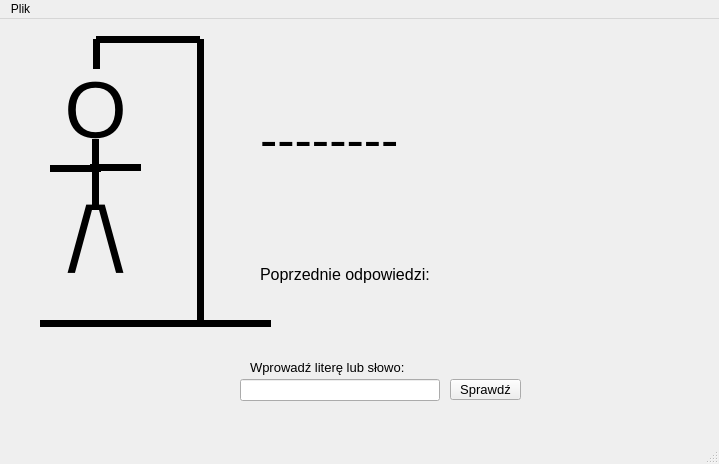
<?xml version="1.0" encoding="UTF-8"?>
<ui version="4.0">
 <class>MainWindow</class>
 <widget class="QMainWindow" name="MainWindow">
  <property name="geometry">
   <rect>
    <x>0</x>
    <y>0</y>
    <width>719</width>
    <height>464</height>
   </rect>
  </property>
  <property name="focusPolicy">
   <enum>Qt::ClickFocus</enum>
  </property>
  <property name="windowTitle">
   <string>Wisielec</string>
  </property>
  <widget class="QWidget" name="centralwidget">
   <widget class="QLabel" name="glowa">
    <property name="geometry">
     <rect>
      <x>60</x>
      <y>50</y>
      <width>71</width>
      <height>81</height>
     </rect>
    </property>
    <property name="font">
     <font>
      <pointsize>60</pointsize>
     </font>
    </property>
    <property name="text">
     <string>O</string>
    </property>
    <property name="alignment">
     <set>Qt::AlignCenter</set>
    </property>
   </widget>
   <widget class="Line" name="tulow">
    <property name="geometry">
     <rect>
      <x>70</x>
      <y>120</y>
      <width>51</width>
      <height>71</height>
     </rect>
    </property>
    <property name="font">
     <font>
      <pointsize>13</pointsize>
     </font>
    </property>
    <property name="frameShadow">
     <enum>QFrame::Plain</enum>
    </property>
    <property name="lineWidth">
     <number>7</number>
    </property>
    <property name="orientation">
     <enum>Qt::Vertical</enum>
    </property>
   </widget>
   <widget class="QLabel" name="lewaNoga">
    <property name="geometry">
     <rect>
      <x>50</x>
      <y>170</y>
      <width>61</width>
      <height>101</height>
     </rect>
    </property>
    <property name="font">
     <font>
      <pointsize>70</pointsize>
     </font>
    </property>
    <property name="text">
     <string>/</string>
    </property>
    <property name="alignment">
     <set>Qt::AlignCenter</set>
    </property>
   </widget>
   <widget class="QLabel" name="prawaNoga">
    <property name="geometry">
     <rect>
      <x>80</x>
      <y>170</y>
      <width>61</width>
      <height>101</height>
     </rect>
    </property>
    <property name="font">
     <font>
      <pointsize>70</pointsize>
     </font>
    </property>
    <property name="text">
     <string>\</string>
    </property>
    <property name="alignment">
     <set>Qt::AlignCenter</set>
    </property>
   </widget>
   <widget class="QLabel" name="slowo">
    <property name="geometry">
     <rect>
      <x>260</x>
      <y>80</y>
      <width>381</width>
      <height>81</height>
     </rect>
    </property>
    <property name="font">
     <font>
      <pointsize>39</pointsize>
     </font>
    </property>
    <property name="text">
     <string>--------</string>
    </property>
   </widget>
   <widget class="Line" name="prawaReka">
    <property name="geometry">
     <rect>
      <x>90</x>
      <y>140</y>
      <width>51</width>
      <height>16</height>
     </rect>
    </property>
    <property name="frameShadow">
     <enum>QFrame::Plain</enum>
    </property>
    <property name="lineWidth">
     <number>7</number>
    </property>
    <property name="midLineWidth">
     <number>0</number>
    </property>
    <property name="orientation">
     <enum>Qt::Horizontal</enum>
    </property>
   </widget>
   <widget class="Line" name="lewaReka">
    <property name="geometry">
     <rect>
      <x>50</x>
      <y>139</y>
      <width>51</width>
      <height>21</height>
     </rect>
    </property>
    <property name="frameShadow">
     <enum>QFrame::Plain</enum>
    </property>
    <property name="lineWidth">
     <number>7</number>
    </property>
    <property name="midLineWidth">
     <number>0</number>
    </property>
    <property name="orientation">
     <enum>Qt::Horizontal</enum>
    </property>
   </widget>
   <widget class="QLabel" name="label">
    <property name="geometry">
     <rect>
      <x>260</x>
      <y>240</y>
      <width>181</width>
      <height>31</height>
     </rect>
    </property>
    <property name="font">
     <font>
      <pointsize>12</pointsize>
     </font>
    </property>
    <property name="text">
     <string>Poprzednie odpowiedzi:</string>
    </property>
   </widget>
   <widget class="QLabel" name="odpowiedzi">
    <property name="geometry">
     <rect>
      <x>260</x>
      <y>270</y>
      <width>421</width>
      <height>16</height>
     </rect>
    </property>
    <property name="font">
     <font>
      <pointsize>10</pointsize>
     </font>
    </property>
    <property name="text">
     <string/>
    </property>
   </widget>
   <widget class="QLineEdit" name="odpowiedzText">
    <property name="geometry">
     <rect>
      <x>240</x>
      <y>360</y>
      <width>200</width>
      <height>22</height>
     </rect>
    </property>
    <property name="font">
     <font>
      <pointsize>10</pointsize>
     </font>
    </property>
   </widget>
   <widget class="QPushButton" name="btn_sprawdz">
    <property name="geometry">
     <rect>
      <x>450</x>
      <y>360</y>
      <width>71</width>
      <height>21</height>
     </rect>
    </property>
    <property name="font">
     <font>
      <pointsize>10</pointsize>
     </font>
    </property>
    <property name="text">
     <string>Sprawdź</string>
    </property>
   </widget>
   <widget class="QLabel" name="label_2">
    <property name="geometry">
     <rect>
      <x>250</x>
      <y>340</y>
      <width>231</width>
      <height>16</height>
     </rect>
    </property>
    <property name="font">
     <font>
      <pointsize>10</pointsize>
     </font>
    </property>
    <property name="text">
     <string>Wprowadź literę lub słowo:</string>
    </property>
   </widget>
   <widget class="Line" name="linia1">
    <property name="geometry">
     <rect>
      <x>190</x>
      <y>20</y>
      <width>20</width>
      <height>281</height>
     </rect>
    </property>
    <property name="font">
     <font>
      <pointsize>13</pointsize>
     </font>
    </property>
    <property name="frameShadow">
     <enum>QFrame::Plain</enum>
    </property>
    <property name="lineWidth">
     <number>7</number>
    </property>
    <property name="orientation">
     <enum>Qt::Vertical</enum>
    </property>
   </widget>
   <widget class="Line" name="linia2">
    <property name="geometry">
     <rect>
      <x>40</x>
      <y>289</y>
      <width>231</width>
      <height>31</height>
     </rect>
    </property>
    <property name="frameShadow">
     <enum>QFrame::Plain</enum>
    </property>
    <property name="lineWidth">
     <number>7</number>
    </property>
    <property name="orientation">
     <enum>Qt::Horizontal</enum>
    </property>
   </widget>
   <widget class="Line" name="linia3">
    <property name="geometry">
     <rect>
      <x>96</x>
      <y>10</y>
      <width>104</width>
      <height>21</height>
     </rect>
    </property>
    <property name="frameShadow">
     <enum>QFrame::Plain</enum>
    </property>
    <property name="lineWidth">
     <number>7</number>
    </property>
    <property name="orientation">
     <enum>Qt::Horizontal</enum>
    </property>
   </widget>
   <widget class="Line" name="linia4">
    <property name="geometry">
     <rect>
      <x>86</x>
      <y>20</y>
      <width>20</width>
      <height>30</height>
     </rect>
    </property>
    <property name="frameShadow">
     <enum>QFrame::Plain</enum>
    </property>
    <property name="lineWidth">
     <number>7</number>
    </property>
    <property name="orientation">
     <enum>Qt::Vertical</enum>
    </property>
   </widget>
  </widget>
  <widget class="QMenuBar" name="menubar">
   <property name="geometry">
    <rect>
     <x>0</x>
     <y>0</y>
     <width>719</width>
     <height>21</height>
    </rect>
   </property>
   <widget class="QMenu" name="menuPlik">
    <property name="title">
     <string>Plik</string>
    </property>
    <addaction name="actionZako_cz"/>
   </widget>
   <addaction name="menuPlik"/>
  </widget>
  <widget class="QStatusBar" name="statusbar"/>
  <action name="actionExit">
   <property name="text">
    <string>Exit</string>
   </property>
  </action>
  <action name="actionZako_cz">
   <property name="text">
    <string>Zakończ</string>
   </property>
  </action>
 </widget>
 <resources/>
 <connections/>
</ui>
